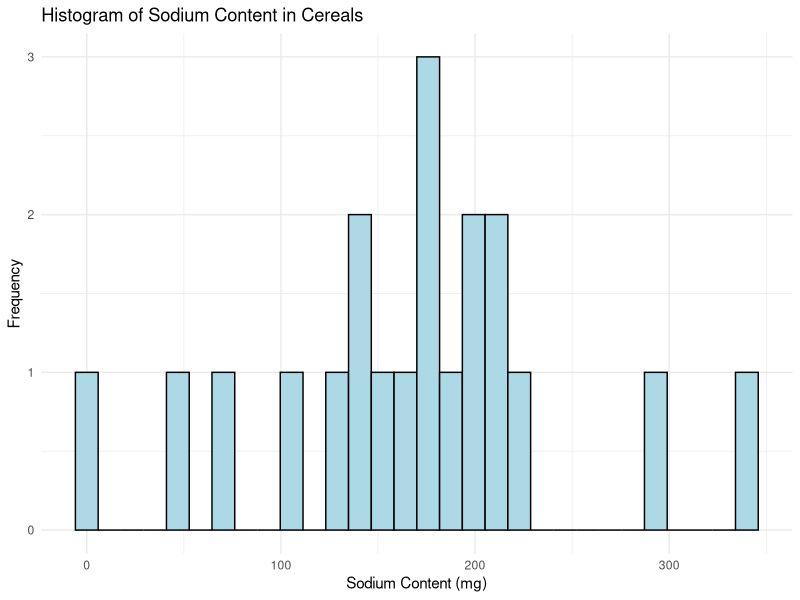
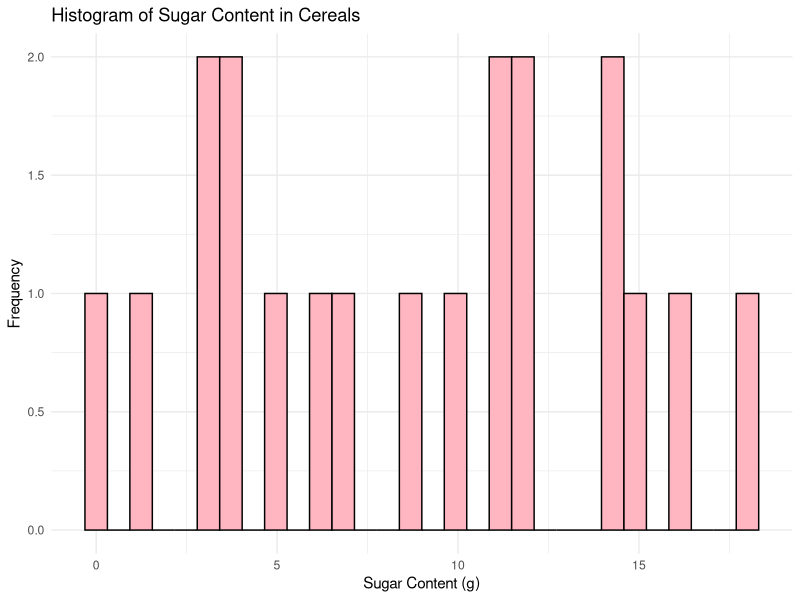
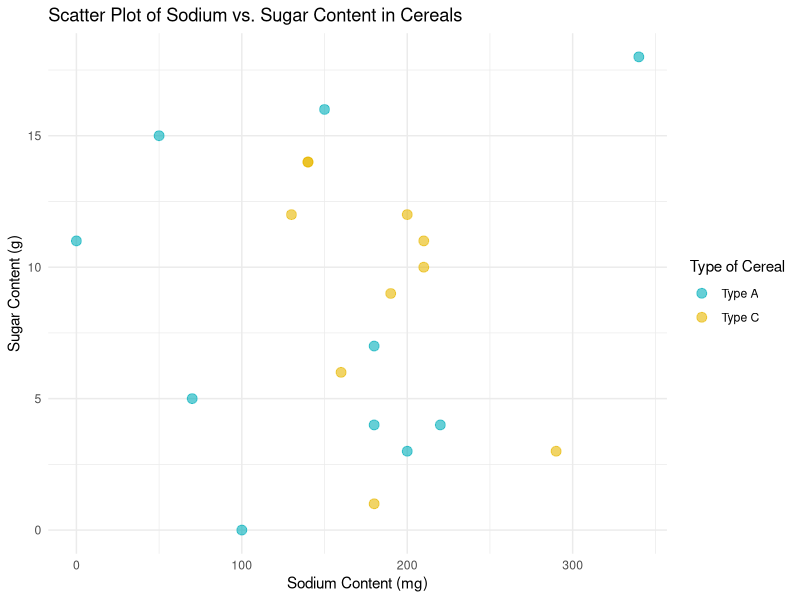

Write R code to recreate these figures, in order.
## ---- chunk 1
#| label: setup
#| warning: false
#| message: false

library(tidyverse)
library(ggplot2)

knitr::opts_chunk$set(echo = TRUE, warning=FALSE, message=FALSE)
## ---- chunk 2
data <- read_csv("_data/cereal.csv")
data
## ---- chunk 3


## ---- chunk 4
data <- data %>%
  mutate(Sodium_Sugar_Ratio = Sodium / Sugar)
## ---- chunk 5
data$Type[data$Type == 'A'] <- 1
data$Type[data$Type == 'C'] <- 2
data$Type <- as.numeric(data$Type)
data
## ---- chunk 6

# Histogram for Sodium
ggplot(data, aes(x=Sodium)) +
  geom_histogram(color="black", fill="lightblue", bins=30) +
  labs(title="Histogram of Sodium Content in Cereals", x="Sodium Content (mg)", y="Frequency") +
  theme_minimal()

# Histogram for Sugar
ggplot(data, aes(x=Sugar)) +
  geom_histogram(color="black", fill="lightpink", bins=30) +
  labs(title="Histogram of Sugar Content in Cereals", x="Sugar Content (g)", y="Frequency") +
  theme_minimal()
## ---- chunk 7
# Convert Type to a factor
data$Type <- as.factor(data$Type)

# Now create the scatter plot
ggplot(data, aes(x=Sodium, y=Sugar, color=Type)) +
  geom_point(alpha=0.6, size=3) +
  labs(title="Scatter Plot of Sodium vs. Sugar Content in Cereals", x="Sodium Content (mg)", y="Sugar Content (g)") +
  theme_minimal() +
  scale_color_manual(values=c("#00AFBB", "#E7B800"), name="Type of Cereal",
                     labels=c("Type A", "Type C"))
